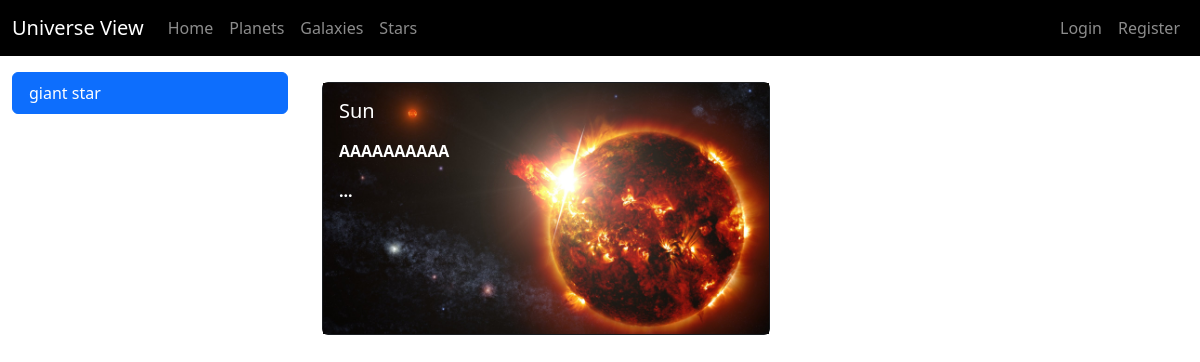
/category/giant-star, run on an earlier commit of the app's database.
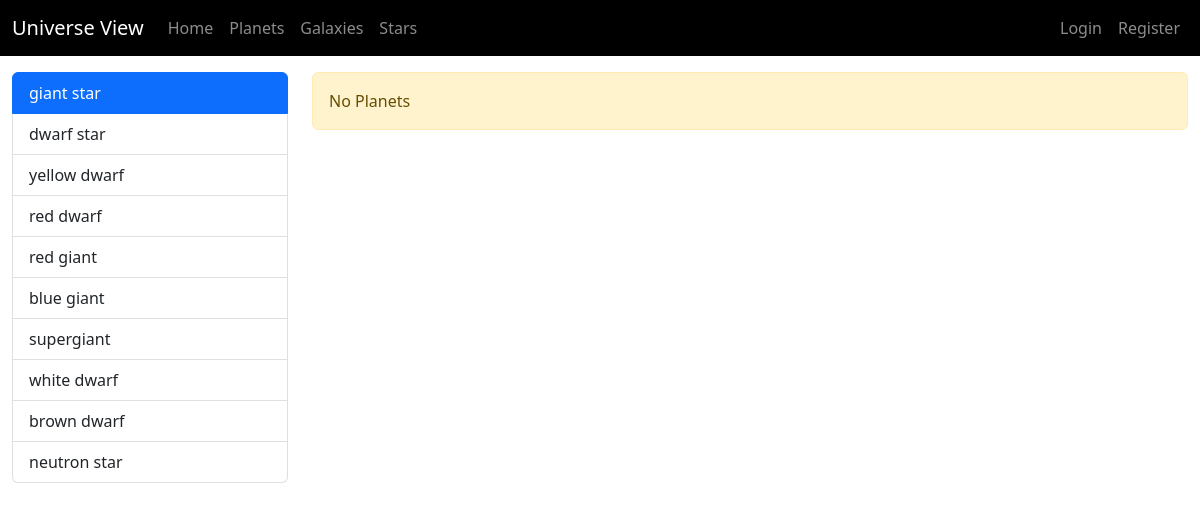
And on a later commit of the database.
### blog/models.py (models this page shows, shortened)
class Category(models.Model):
    name = models.CharField(max_length=50)
    slug = models.SlugField(null= False,blank = True,unique=True,db_index=True, editable= False)
    type = models.ForeignKey(Type,null=True, on_delete=models.CASCADE)

class Blog(models.Model):
    name = models.CharField(max_length=100)
    image = models.ImageField(upload_to="blogs")
    description = RichTextField()
    is_active = models.BooleanField(default=False)
    is_home = models.BooleanField(default=False)
    slug = models.SlugField(null= False,blank = True,unique=True,db_index=True, editable= False)
    category = models.ForeignKey(Category,null= True, on_delete=models.CASCADE)
    type = models.ForeignKey(Type,null= True, on_delete=models.CASCADE)

### blog/views.py (the view, shortened to what this page needs)
# urls.py: path("category/<slug:slug>", views.categories,name="categories"),
def categories(request,slug):
        print(slug)
        if (str(Category.objects.get(slug = slug).type) == "planet"):
            context = {
            "blogs" : Blog.objects.filter(category__slug = slug, type = 4),
            "categories" : Category.objects.filter(type = 4),
            "selected_category": slug,
            }
            return render(request, "blog/planets.html",context)
        elif (str(Category.objects.get(slug = slug).type) == "star"):
            context = {
            "blogs" : Blog.objects.filter(category__slug = slug, type = 5),
            "categories" : Category.objects.filter(type = 5),
            "selected_category": slug,
            }
            return render(request,  "blog/stars.html",context)

### blog/models.py (called while the page is built)
    def __str__(self):
        return f"{self.name}"

### blog/templates/blog/stars.html (shortened to what this page needs)
{% extends 'base.html' %}
{% load static %}
{% block css_files %}
    <link rel = "stylesheet" href= "{% static 'blog/css/blogsStyle.css' %}">
{% endblock %}
{% block content %}
<div class="container-fluid">
    <div class = "row">
        <div class = "col-3 mt-3">
            <div class="list-group">
                {% for category  in categories %}
                     {% if category.slug == selected_category  %}
                            <a class="list-group-item list-group-item-action active" href="{% url 'categories' category.slug %}">{{category.name}}</a>
                    {% else %}
                            <a class="list-group-item list-group-item-action" href="{% url 'categories' category.slug %}">{{category.name}}</a>
                    {% endif %}
                {% endfor %}
            </div>
        </div>
        <div class = "col-9 mt-3">
                {% if blogs|length > 0 %}
                <div class = "grid-container">
                    {% for blog in blogs %}
                    {% if blog.is_active %}
                        {% include 'blog/partials/card.html' %}
                </div>
                    {% endif %}
                    {% endfor %}
                {% else %}
                    <div class = "alert alert-warning">
                        No Planets
                    </div>
                {% endif %}
        </div>
    </div>
</div>
{% endblock %}

### blog/templates/blog/partials/card.html
{% load static %}
<div class = "grid-item">
    <a class="list-group-item list-group-item-action" href="{% url 'blog_details' blog.slug %}">
        <div class="card text-bg-dark" style="width: 28rem;" >
            <img src="{{ blog.image.url }}"  class="img-fluid" alt="" >
            <div class="card-img-overlay">
                <h5 class="card-title">
                    {{ blog.name|title }}
                </h5>
                <p class="card-text">{{blog.description|slice:"0:256"|safe}}...</p>
        </div>
    </a>
</div>

What changed in the data, as far as the page shows it:
no longer on this page (row edited): Blog: image (picture), name "Sun", description "AAAAAAAAAA"
added Category: name "dwarf star"
added Category: name "yellow dwarf"
added Category: name "red dwarf"
added Category: name "red giant"
added Category: name "blue giant"
added Category: name "supergiant"
added Category: name "white dwarf"
added Category: name "brown dwarf"
added Category: name "neutron star"
Also different on the page:
text now shown: "No Planets"
